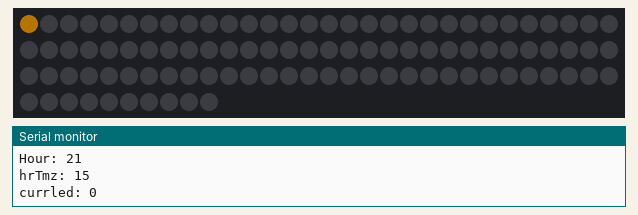
This sketch was run on a simulated Arduino Uno, built with avr-gcc and run on an emulated ATmega328P. On the bench: 100 RGB LEDs in strip order, left to right, continuing on the next row, the last lines printed to the serial monitor. Dim RGB values are drawn brighter than linear; the local clock reads 2024-03-15 10:24:30 at power-on unless the sketch sets it.

Above: at 0.16 s.
At 7.16 s:
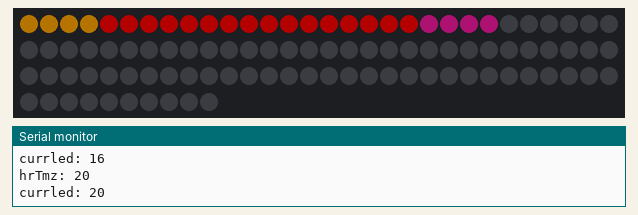
At 14.46 s:
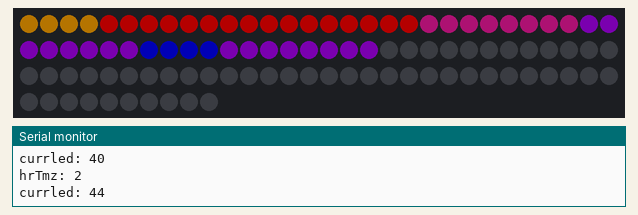
At 21.76 s:
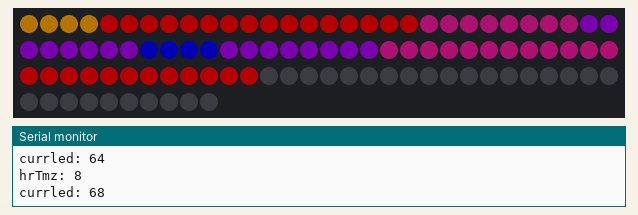
At 29.0 s:
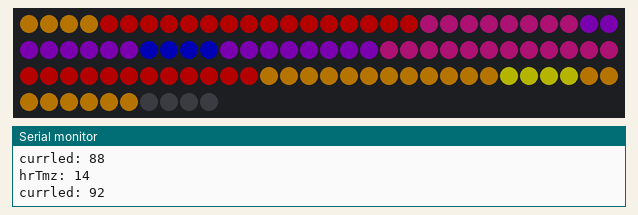

The sketch:

SettingTimeZones1.ino
```cpp
//LED setups
#include <FastLED.h>
#define FASTLED_INTERNAL
#define NUM_STRIPS 1
#define NUM_LEDS 100
#define TOTAL_LEDS 100
#define DATA_PINA 6
#define BRIGHTNESS  64

CRGB leds[NUM_LEDS];
CRGBPalette16 myPalette;
CRGB aColor;
  CRGB Red = CHSV(HUE_RED, 0, 0);
  CRGB MediumVioletRed = CHSV(204,0,102);
  CRGB DarkViolet = CHSV(102,0,204);
  CRGB Blue = CHSV(0,0,HUE_BLUE);
  CRGB Orange = CHSV(255,128,0);
  CRGB Yellow = CHSV(255,255,0);
  CRGB Black = CHSV(0,0,0);
int currled = 0;
int currstrip = 0;

//Clock setups
#include <DS3231.h>
DS3231 rtc(SDA,SCL);
String currentClock;
String currh;
String prevh;
int tmz;
int hrTmz;
CRGB timeZones[24][4];

void setup() {
  // put your setup code here, to run once:
  // put your setup code here, to run once:
  FastLED.addLeds<WS2811, DATA_PINA, RGB>(leds, NUM_LEDS);
  FastLED.setBrightness( BRIGHTNESS);

  //setup Serial
  Serial.begin(9600);

  //setup Clock
  rtc.begin();
  rtc.setDOW(FRIDAY);
  rtc.setTime(21,48,0);
  rtc.setDate(4,16,2019);
  currentClock = rtc.getTimeStr(FORMAT_SHORT);
  currh = currentClock.substring(0,2);
  prevh = currentClock.substring(0,2);
  tmz = currh.toInt() - 6; //this is the first time zone based off EST (6hrs behind EST)


}

void loop() {
  // put your main code here, to run repeatedly:
  currentClock = rtc.getTimeStr(FORMAT_SHORT); //check the time
  Serial.print("--------Time: "); //print the time
  Serial.println(currentClock);
  currh = currentClock.substring(0,2);
  tmz = currh.toInt()-6;
  Serial.print("Hour: "); //print the current hour
  Serial.println(currh);
  //Serial.print("TMZ: "); //print the first time zone's time
  //Serial.println(tmz);
  hrTmz = tmz; //time zone cycle hour
  currled = 0;

  for(int k = 0; k < 24; k++){
    //switch case based on hour
    //at each case call assignColor with the corresponding color
    Serial.print("hrTmz: ");
    Serial.println(hrTmz);
    Serial.print("currled: ");
    Serial.println(currled);
    switch(hrTmz){
      case 6 ... 8:
        for(int i = currled; i < currled+4; i++){ //cycle through the leds in the zones
          leds[i] = CRGB::Red;
          FastLED.show();
          delay(300);
          /*if(i == 53){
            currstrip = 1;
            currled = 0;
          }*/
        }
        //currled +=4;
        break;
      case 9 ... 11:
        for(int i = currled; i < currled+4; i++){ //cycle through the leds in the zones
          leds[i] = CRGB::Orange;
          FastLED.show();
          delay(300);
          /*if(i == 53){
            currstrip = 1;
            currled = 0;
          }*/
        }
        //currled +=4;
        break;
      case 12:
        for(int i = currled; i < currled+4; i++){ //cycle through the leds in the zones
          leds[i] = CRGB::Yellow;
          FastLED.show();
          delay(300);
          /*if(i == 53){
            currstrip = 1;
            currled = 0;
          }*/
        }
        //currled +=4;
        break;
      case 13 ... 15:
        for(int i = currled; i < currled+4; i++){ //cycle through the leds in the zones
          leds[i] = CRGB::Orange;
          FastLED.show();
          delay(300);
          /*if(i == 53){
            currstrip = 1;
            currled = 0;
          }*/
        }
        //currled +=4;
        break;
      case 16 ... 19:
        for(int i = currled; i < currled+4; i++){ //cycle through the leds in the zones
          leds[i] = CRGB::Red;
          FastLED.show();
          delay(300);
          /*if(i == 53){
            currstrip = 1;
            currled = 0;
          }*/
        }
        //currled +=4;
        break;
      case 20 ... 21:
        for(int i = currled; i < currled+4; i++){ //cycle through the leds in the zones
          leds[i] = CRGB::MediumVioletRed;
          FastLED.show();
          delay(300);
          /*if(i == 53){
            currstrip = 1;
            currled = 0;
          }*/
        }
        //currled +=4;
        break;
      case 22 ... 23:
        for(int i = currled; i < currled+4; i++){ //cycle through the leds in the zones
          leds[i] = CRGB::DarkViolet;
          FastLED.show();
          delay(300);
          /*if(i == 53){
            currstrip = 1;
            currled = 0;
          }*/
        }
        //currled +=4;
        break;
      case 24:
        for(int i = currled; i < currled+4; i++){ //cycle through the leds in the zones
          leds[i] = CRGB::Blue;
          FastLED.show();
          delay(300);
          /*if(i == 53){
            currstrip = 1;
            currled = 0;
          }*/
        }
        //currled +=4;
        break;
      case 1 ... 2:
        for(int i = currled; i < currled+4; i++){ //cycle through the leds in the zones
          leds[i] = CRGB::DarkViolet;
          FastLED.show();
          delay(300);
          /*if(i == 53){
            currstrip = 1;
            currled = 0;
          }*/
        }
        //currled +=4;
        break;
      case 3 ... 5:
        for(int i = currled; i < currled+4; i++){ //cycle through the leds in the zones
          leds[i] = CRGB::MediumVioletRed;
          FastLED.show();
          delay(300);
          /*if(i == 53){
            currstrip = 1;
            currled = 0;
          }*/
        }
        //currled +=4;
        break;
      default:
        break;
    }
    currled +=4;
    hrTmz++;
    if(hrTmz > 24){
      hrTmz = 1;
    }
    if (currled > 100){
      currled = 0;
    }
  }


}//end loop
```
